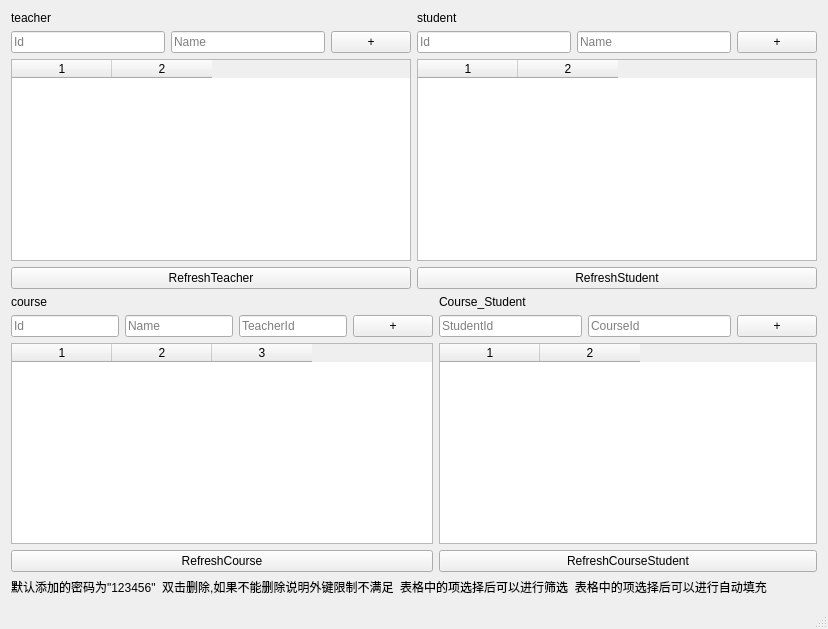
<?xml version="1.0" encoding="UTF-8"?>
<ui version="4.0">
 <class>AdminUI</class>
 <widget class="QMainWindow" name="AdminUI">
  <property name="geometry">
   <rect>
    <x>0</x>
    <y>0</y>
    <width>828</width>
    <height>629</height>
   </rect>
  </property>
  <property name="windowTitle">
   <string>管理员界面</string>
  </property>
  <widget class="QWidget" name="centralWidget">
   <layout class="QVBoxLayout" name="verticalLayout_5">
    <item>
     <layout class="QHBoxLayout" name="horizontalLayout_2">
      <item>
       <layout class="QVBoxLayout" name="verticalLayout">
        <item>
         <widget class="QLabel" name="label1">
          <property name="text">
           <string>teacher</string>
          </property>
         </widget>
        </item>
        <item>
         <layout class="QHBoxLayout" name="horizontalLayout">
          <item>
           <widget class="QLineEdit" name="teacher_id_input">
            <property name="placeholderText">
             <string>Id</string>
            </property>
           </widget>
          </item>
          <item>
           <widget class="QLineEdit" name="teacher_name_input">
            <property name="placeholderText">
             <string>Name</string>
            </property>
           </widget>
          </item>
          <item>
           <widget class="QPushButton" name="teacher_add">
            <property name="text">
             <string>+</string>
            </property>
           </widget>
          </item>
         </layout>
        </item>
        <item>
         <widget class="QTableWidget" name="teacher_table">
          <property name="columnCount">
           <number>2</number>
          </property>
          <column/>
          <column/>
         </widget>
        </item>
        <item>
         <widget class="QPushButton" name="TeacherRefresh">
          <property name="text">
           <string>RefreshTeacher</string>
          </property>
         </widget>
        </item>
       </layout>
      </item>
      <item>
       <layout class="QVBoxLayout" name="verticalLayout_2">
        <item>
         <widget class="QLabel" name="label2">
          <property name="text">
           <string>student</string>
          </property>
         </widget>
        </item>
        <item>
         <layout class="QHBoxLayout" name="horizontalLayout_4">
          <item>
           <widget class="QLineEdit" name="student_id_input">
            <property name="placeholderText">
             <string>Id</string>
            </property>
           </widget>
          </item>
          <item>
           <widget class="QLineEdit" name="student_name_input">
            <property name="placeholderText">
             <string>Name</string>
            </property>
           </widget>
          </item>
          <item>
           <widget class="QPushButton" name="student_add">
            <property name="text">
             <string>+</string>
            </property>
           </widget>
          </item>
         </layout>
        </item>
        <item>
         <widget class="QTableWidget" name="student_table">
          <property name="columnCount">
           <number>2</number>
          </property>
          <column/>
          <column/>
         </widget>
        </item>
        <item>
         <widget class="QPushButton" name="StudentRefresh">
          <property name="text">
           <string>RefreshStudent</string>
          </property>
         </widget>
        </item>
       </layout>
      </item>
     </layout>
    </item>
    <item>
     <layout class="QHBoxLayout" name="horizontalLayout_6">
      <item>
       <layout class="QVBoxLayout" name="verticalLayout_3">
        <item>
         <widget class="QLabel" name="label3">
          <property name="text">
           <string>course</string>
          </property>
         </widget>
        </item>
        <item>
         <layout class="QHBoxLayout" name="horizontalLayout_5">
          <item>
           <widget class="QLineEdit" name="course_id_input">
            <property name="placeholderText">
             <string>Id</string>
            </property>
           </widget>
          </item>
          <item>
           <widget class="QLineEdit" name="course_name_input">
            <property name="placeholderText">
             <string>Name</string>
            </property>
           </widget>
          </item>
          <item>
           <widget class="QLineEdit" name="course_tid_input">
            <property name="readOnly">
             <bool>true</bool>
            </property>
            <property name="placeholderText">
             <string>TeacherId</string>
            </property>
           </widget>
          </item>
          <item>
           <widget class="QPushButton" name="course_add">
            <property name="text">
             <string>+</string>
            </property>
           </widget>
          </item>
         </layout>
        </item>
        <item>
         <widget class="QTableWidget" name="course_table">
          <property name="columnCount">
           <number>3</number>
          </property>
          <column/>
          <column/>
          <column/>
         </widget>
        </item>
        <item>
         <widget class="QPushButton" name="CourseRefresh">
          <property name="text">
           <string>RefreshCourse</string>
          </property>
         </widget>
        </item>
       </layout>
      </item>
      <item>
       <layout class="QVBoxLayout" name="verticalLayout_4">
        <item>
         <widget class="QLabel" name="label4">
          <property name="text">
           <string>Course_Student</string>
          </property>
         </widget>
        </item>
        <item>
         <layout class="QHBoxLayout" name="horizontalLayout_3">
          <item>
           <widget class="QLineEdit" name="course_student_sid_input">
            <property name="readOnly">
             <bool>true</bool>
            </property>
            <property name="placeholderText">
             <string>StudentId</string>
            </property>
           </widget>
          </item>
          <item>
           <widget class="QLineEdit" name="course_student_cid_input">
            <property name="readOnly">
             <bool>true</bool>
            </property>
            <property name="placeholderText">
             <string>CourseId</string>
            </property>
           </widget>
          </item>
          <item>
           <widget class="QPushButton" name="course_student_add">
            <property name="text">
             <string>+</string>
            </property>
           </widget>
          </item>
         </layout>
        </item>
        <item>
         <widget class="QTableWidget" name="course_student_table">
          <property name="columnCount">
           <number>2</number>
          </property>
          <column/>
          <column/>
         </widget>
        </item>
        <item>
         <widget class="QPushButton" name="CourseStudentRefresh">
          <property name="text">
           <string>RefreshCourseStudent</string>
          </property>
         </widget>
        </item>
       </layout>
      </item>
     </layout>
    </item>
    <item>
     <widget class="QLabel" name="label">
      <property name="text">
       <string>默认添加的密码为&quot;123456&quot;  双击删除,如果不能删除说明外键限制不满足  表格中的项选择后可以进行筛选  表格中的项选择后可以进行自动填充</string>
      </property>
     </widget>
    </item>
   </layout>
  </widget>
  <widget class="QMenuBar" name="menuBar">
   <property name="geometry">
    <rect>
     <x>0</x>
     <y>0</y>
     <width>828</width>
     <height>23</height>
    </rect>
   </property>
  </widget>
  <widget class="QStatusBar" name="statusBar"/>
 </widget>
 <layoutdefault spacing="6" margin="11"/>
 <resources/>
 <connections/>
</ui>
